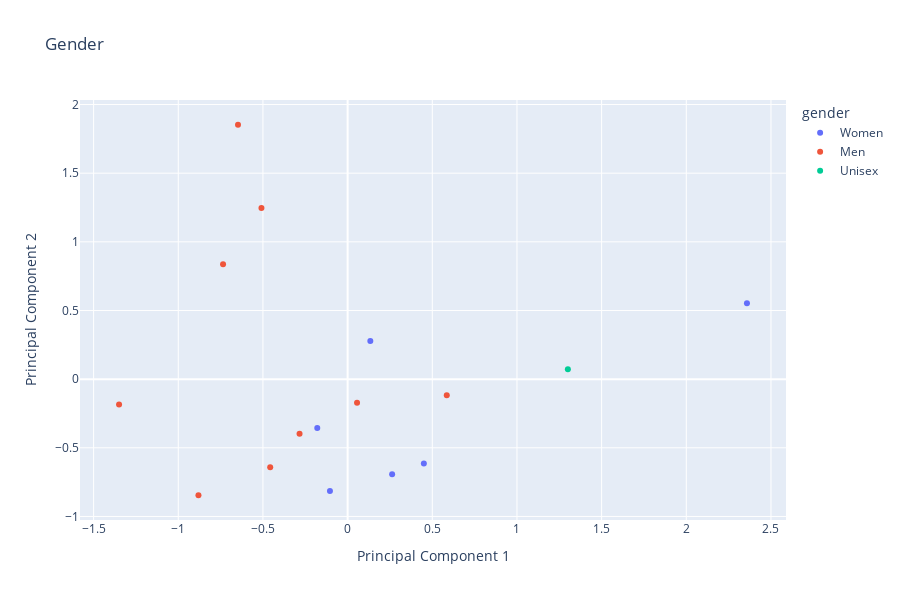

The code cell stored with this chart in its notebook:
### Code cell
fig = px.scatter(train, x=0, y=1, color="gender", title='Gender', height=600, labels={
                     "0": "Principal Component 1",
                     "1": "Principal Component 2"})
fig.show()

### Figure 1 — Plotly figure (JSON) as saved in the notebook; plotly's stock layout.template omitted (floating-point values rounded to 4 significant figures)
{"data": [{"hovertemplate": "gender=Women<br>Principal Component 1=%{x}<br>Principal Component 2=%{y}<extra></extra>", "legendgroup": "Women", "marker": {"color": "#636efa", "symbol": "circle"}, "mode": "markers", "name": "Women", "orientation": "v", "showlegend": true, "type": "scatter", "x": [0.1341, 0.2629, -0.1044, 0.4502, 2.358, -0.1792], "xaxis": "x", "y": [0.2769, -0.6922, -0.8145, -0.6147, 0.5529, -0.3567], "yaxis": "y"}, {"hovertemplate": "gender=Men<br>Principal Component 1=%{x}<br>Principal Component 2=%{y}<extra></extra>", "legendgroup": "Men", "marker": {"color": "#EF553B", "symbol": "circle"}, "mode": "markers", "name": "Men", "orientation": "v", "showlegend": true, "type": "scatter", "x": [-0.284, -0.8809, 0.05564, -0.4572, 0.5856, -0.7357, -1.35, -0.6474, -0.5089], "xaxis": "x", "y": [-0.3982, -0.8456, -0.1724, -0.6425, -0.1169, 0.8365, -0.185, 1.853, 1.247], "yaxis": "y"}, {"hovertemplate": "gender=Unisex<br>Principal Component 1=%{x}<br>Principal Component 2=%{y}<extra></extra>", "legendgroup": "Unisex", "marker": {"color": "#00cc96", "symbol": "circle"}, "mode": "markers", "name": "Unisex", "orientation": "v", "showlegend": true, "type": "scatter", "x": [1.301], "xaxis": "x", "y": [0.07274], "yaxis": "y"}], "layout": {"height": 600, "legend": {"title": {"text": "gender"}, "tracegroupgap": 0}, "title": {"text": "Gender"}, "xaxis": {"anchor": "y", "domain": [0, 1], "title": {"text": "Principal Component 1"}}, "yaxis": {"anchor": "x", "domain": [0, 1], "title": {"text": "Principal Component 2"}}}}
